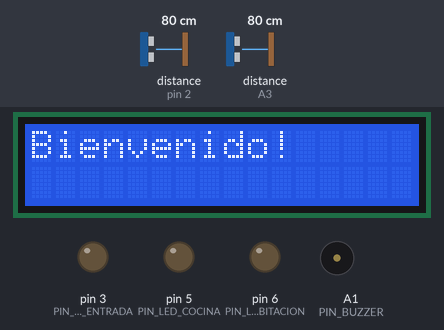
A sketch run on a simulated Arduino Uno, built with avr-gcc and run on an emulated ATmega328P. Parts: 16×2 character LCD, output pins drawn as LEDs (lit = HIGH), buzzer (waves = sounding, pin HIGH). Wiring (inferred from the names in the program): ultrasonic range finder: trigger pin 2; echo pin 2. The inputs (shaded band) are chosen by the test bench; at power-on: distance to the obstacle (sensors on pin 2, A3) 80 cm. The echo pulse lasts 58.3 µs per cm; EEPROM starts erased; what the sketch prints to the serial monitor is not drawn.

Above: at 0.1 s.
At 3.3 s:
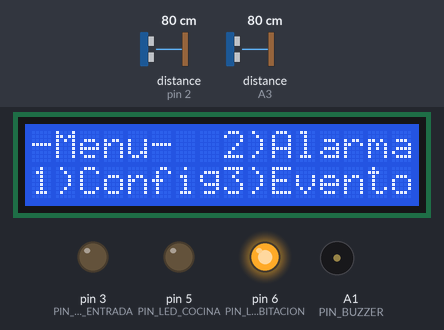
3.4 s: distance to the obstacle (sensor on pin 2) set to 97 cm
6.4 s: distance to the obstacle (sensor on pin 2) set to 104 cm
At 7.7 s:
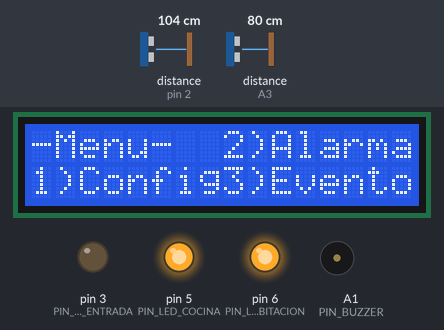
Timing chart, 0 to 9.4 s (numbered marks = the images above; inputs shaded):
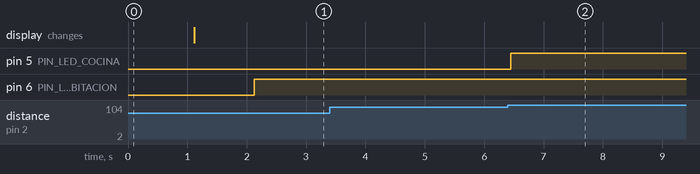

The sketch:

se_2024_tp_sistema_alarma.ino
```cpp
#include <Wire.h>
#include <Keypad.h>
#include <LiquidCrystal_I2C.h>
#include <EEPROM.h>

//PINES_LEDS
const byte PIN_LED_HABITACION = 6;
const byte PIN_LED_COCINA = 5;
const byte PIN_LED_ENTRADA = 3;

//PINES_BUZZERS
const byte PIN_BUZZER = A1;

//PINES SENSORES
const byte PIN_SENSOR_HABITACION = 2;
const byte PIN_SENSOR_COCINA = A3;
const byte PIN_SENSOR_ENTRADA = A2;

//PINES KEYPAD
// Se define las dimensiones del Keypad y los pines a los que está conectado
const byte FILAS = 4; // Cuatro filas
const byte COLUMNAS = 4; // Cuatro columnas
char keys[FILAS][COLUMNAS] = {
  {'1','2','3','A'},
  {'4','5','6','B'},
  {'7','8','9','C'},
  {'*','0','#','D'}
};
byte filasPines[FILAS] = {13,12,11,10}; // Pines filas del Keypad
byte columnasPines[COLUMNAS] = {9,8,7,4}; // Pines columnas del Keypad

// Inicializar el teclado
Keypad keypad = Keypad( makeKeymap(keys), filasPines, columnasPines, FILAS, COLUMNAS);


//LCD_DISPLAY_I2C
const byte MAX_CHARS = 16;
const byte MAX_FILAS = 2;

// Inicializar el LCD I2C
LiquidCrystal_I2C lcd(0x20, MAX_CHARS, MAX_FILAS);  // Display (address 0x20) de 16 caracteres y 2 filas.


// C++ code
//Paradigma orientado a objetos

class Sensor{
  private:
  	char nombre[10] = "";
    byte pin;
  	bool activado; //true/false
  	byte pinLed;

  public:

  //GETTERS
  char* getNombre(){
    return nombre;
  }

  	bool getActivado(){
      return activado;
  	}

    byte getPin(){
      return pin;
    }

  	byte getPinLed(){
      return pinLed;
    }


  //SETTERS

  char setNombre(const char* n){
    strcpy(nombre, n);
  }

  void setActivado(bool a){
   	activado = a;
  }

    void setPin(byte p){
      pin = p;
    }

  void setPinLed(byte p){
      pinLed = p;
    }

  //----------------------------

  long leerDuracionDistancia(){
    pinMode(getPin(), OUTPUT);
    digitalWrite(getPin(), LOW);
    delayMicroseconds(2);
    digitalWrite(getPin(), HIGH);
    delayMicroseconds(5);
    digitalWrite(getPin(), LOW);
    pinMode(getPin(), INPUT);
    return pulseIn(getPin(), HIGH);
  }

  long microsegundosACentimetros (long microsegundos){
    return microsegundos / 29 / 2;
  }


  void funcionamiento(){
    long tiempoInicio = 0;
    long tiempoFin = 0;

     if(getActivado()== false){
      apagarLed();
    } else{
       //Si el sensor esta activado,
       if(microsegundosACentimetros(leerDuracionDistancia())<=100){
         tiempoInicio = millis();

         while(microsegundosACentimetros(leerDuracionDistancia())<=100){

           if(lecturaAlarmaSilenciosa() == 0){
             sonarAlarma();
           }else{
             apagarAlarma();
           }

         	cambiarIntensidadLed(100);//100 == 100%
         	Serial.print(microsegundosACentimetros(leerDuracionDistancia()));
         	Serial.print("cm, ");
         	Serial.println();
         }
         tiempoFin = millis();
         Serial.print(calcularTiempoPermanenciaLugar(tiempoInicio, tiempoFin));
         Serial.print("miliseg, ");
         Serial.println();

         guardarEvento(calcularTiempoPermanenciaLugar(tiempoInicio, tiempoFin));// GUARDAR EN EEPROM EVENTO

      }else{
        cambiarIntensidadLed(50);//50 == 50%
      }
    }
  }


  //Métodos de Leds

  	void apagarLed(){
      digitalWrite(getPinLed(), LOW);
    }

  void encenderLed(){
      digitalWrite(getPinLed(), HIGH);
    }

  	void cambiarIntensidadLed(int porcentajeIntensidad){
      int intensidad = map(porcentajeIntensidad, 0, 100, 0, 255);  // Mapea el porcentaje a un valor entre 0 y 255 (para PWM)
      analogWrite(getPinLed(), intensidad);
  }

  //Método de Calculo de Permanencia en Habitación
  long calcularTiempoPermanenciaLugar(long inicio, long fin){
    return fin-inicio;

  }
  //Pasaje de Milisegundos a Segundos
    long milisegundosASegundos(long tiempo){
    	return tiempo/1000;
  }

  //GUARDAR EVENTO EEPROM
  void guardarEvento(long tiempoPermanenciaMiliSegs){
    EEPROM.put(12,tiempoPermanenciaMiliSegs);
    EEPROM.put(14,getNombre());
  }

  //METODOS ALARMA
  bool lecturaAlarmaSilenciosa(){
    bool alarmaSilenciosa;
  	alarmaSilenciosa = EEPROM.get(8, alarmaSilenciosa);

    return alarmaSilenciosa;
  }

  void sonarAlarma(){
    tone(PIN_BUZZER, 440,50);
  }

  void apagarAlarma(){
    noTone(PIN_BUZZER);
  }

};

///////////////////////////////


int lectura;


void setup()
{
  Serial.begin(9600);

  //leds
  pinMode(PIN_LED_HABITACION, OUTPUT);
  pinMode(PIN_LED_COCINA, OUTPUT);
  pinMode(PIN_LED_ENTRADA, OUTPUT);

  //buzzer
  pinMode(PIN_BUZZER, OUTPUT);

  //Inicializar el LCD
  lcd.init();
  lcd.backlight();
  lcd.clear();

  bienvenida();
  menuPrincipal();

  if(EEPROM.get(0, lectura)==0){
    configPorDefecto();
  }

  //lecturaCompletaEEPROM();


}

///////////////////////////////
void loop()
{
  char key = keypad.getKey();

  if(key != NO_KEY) { // Si se ha presionado una tecla

    static byte filaActual = 0; // Variable para rastrear la fila actual del LCD
    static byte columnaActual = 0; // Variable para rastrear la columna actual del LCD

    // Escribir la tecla en el LCD
   // lcd.setCursor(columnaActual, filaActual);
    Serial.println(key);

    switch (key){
      case '1':
      	Serial.println("Iras a configuraciones");
      	break;
      case '2':
      	Serial.println("Iras a Alarma");
    	break;
      case '3':
      	Serial.println("Iras a Eventos");
    	break;
      default:
      	mensajeTeclaIncorrecta();
	}
  }

  //--------------------------------------------

  /*char key = keypad.getKey(); // Leer la tecla presionada

  if(key != NO_KEY) { // Si se ha presionado una tecla
    static byte filaActual = 0; // Variable para rastrear la fila actual del LCD
    static byte columnaActual = 0; // Variable para rastrear la columna actual del LCD

    // Escribir la tecla en el LCD
    lcd.setCursor(columnaActual, filaActual);
    lcd.print(key);

    // Incrementar las posiciones de columna y fila
    columnaActual++;
    if (columnaActual >= MAX_CHARS) { // Si se alcanza el límite de la columna
      columnaActual = 0; // Volver a la columna 0
      filaActual++; // Ir a la siguiente fila

      if (filaActual >= MAX_FILAS) { // Si se alcanza el límite de la fila
        delay(1000); // Esperar un segundo
        lcd.clear(); // Limpiar la pantalla
        filaActual = 0; // Volver a la fila 0
        columnaActual = 0; // Volver a la columna 0
      }
    }
  }*/

  //---------------------------------------------

  //PRUEBA DE EEPROM
  lectura = EEPROM.get(0, lectura);//lectura PIN
  Serial.println(lectura);
  Serial.println(EEPROM.length());


  //PRUEBAS PIN
  pinCorrecto(1234);


  //PRUEBA DE SENSORES
  Sensor habitacion;

  habitacion.setNombre("Habitacion");
  habitacion.setPin(PIN_SENSOR_HABITACION);
  habitacion.setActivado(lecturaEEPROM(2));// SENSOR HABITACION
  habitacion.setPinLed(PIN_LED_HABITACION);


  habitacion.funcionamiento();

  //----------------------------------
  Sensor cocina;

  cocina.setNombre("Cocina");
  cocina.setPin(PIN_SENSOR_COCINA);
  cocina.setActivado(lecturaEEPROM(4)); // SENSOR COCINA
  cocina.setPinLed(PIN_LED_COCINA);


  cocina.funcionamiento();

  //------------------------------------
  Sensor entrada;

  entrada.setNombre("Entrada");
  entrada.setPin(PIN_SENSOR_ENTRADA);
  entrada.setActivado(lecturaEEPROM(6)); // SENSOR ENTRADA
  entrada.setPinLed(PIN_LED_ENTRADA);


  entrada.funcionamiento();
}
///////////////////////////////


//CONFIGURACIONES EEPROM
void configPorDefecto(){
  int pin = 1234;
  bool sensorHabitacion = true;
  bool sensorCocina = true;
  bool sensorEntrada = true;
  bool alarmaSilenciosa = false;

  EEPROM.put(0,pin); //guardo PIN de Activacion/Desactivacion
  EEPROM.put(2,sensorHabitacion);
  EEPROM.put(4,sensorCocina);
  EEPROM.put(6,sensorEntrada);
  EEPROM.put(8,alarmaSilenciosa); //AlarmaSilenciosa
}

//CONFIGURACIONES USUARIO


// LECTURAS EEPROM
void lecturaCompletaEEPROM(){
   int index = 0;

  while (index < EEPROM.length()) {

    Serial.print(EEPROM.read(index));

    EEPROM[ index ] += 1;

    index++;

  }
  Serial.println();
}

bool lecturaEEPROM(int index){
  int lectura;
  lectura = EEPROM.get(index, lectura);
  return lectura;
}


//VALIDACIONES

void pinCorrecto(int pin){
  if(EEPROM.get(0, lectura) == pin){
    Serial.println("Pin correcto");
  }
    else{
  Serial.println("Pin incorrecto");
    }
}

//METODOS DE DISPLAY
void bienvenida(){
	lcd.setCursor(0, 0); //columna y fila
    lcd.print("Bienvenido!");
  	delay(1000);
}

void menuPrincipal(){
  	lcd.clear();
	lcd.setCursor(0, 0); //columna y fila
    lcd.print("-Menu-");
  	lcd.setCursor(0, 1); //columna y fila
    lcd.print("1)Config");
  	lcd.setCursor(8, 0); //columna y fila
    lcd.print("2)Alarma");
  	lcd.setCursor(8, 1); //columna y fila
    lcd.print("3)Evento");
  	delay(1000);
}

void mensajeTeclaIncorrecta(){
  	lcd.clear();
	lcd.setCursor(0, 0); //columna y fila
    lcd.print("Por favor selec-");
  	lcd.setCursor(0, 1); //columna y fila
    lcd.print("cione una de las");
  	delay(500);
  	lcd.clear();
  	lcd.setCursor(0, 0); //columna y fila
    lcd.print("opciones dispo-");
  	lcd.setCursor(0, 1); //columna y fila
    lcd.print("nibles");
  	delay(500);
}
```

Measured:
- the behaviour switches between 100 and 101 cm on distance to the obstacle (sensor on pin 2) (found by bisection; images 1 and 2)
- after the input at 3.4 s, every drawn part: stays the same
- after the input at 6.4 s, pin 5 (PIN_LED_COCINA): LOW → HIGH after 0.05 s
